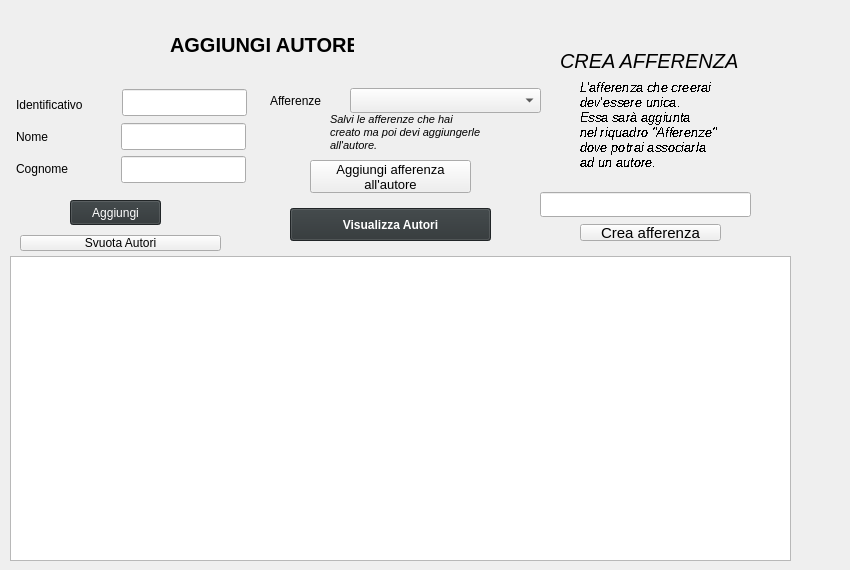
    <widget class="QWidget" name="PaginaAutori">
     <widget class="QLabel" name="ID">
      <property name="geometry">
       <rect>
        <x>16</x>
        <y>96</y>
        <width>91</width>
        <height>17</height>
       </rect>
      </property>
      <property name="text">
       <string>Identificativo</string>
      </property>
     </widget>
     <widget class="QLabel" name="Nome">
      <property name="geometry">
       <rect>
        <x>16</x>
        <y>128</y>
        <width>91</width>
        <height>17</height>
       </rect>
      </property>
      <property name="text">
       <string>Nome</string>
      </property>
     </widget>
     <widget class="QLabel" name="Cognome">
      <property name="geometry">
       <rect>
        <x>16</x>
        <y>160</y>
        <width>91</width>
        <height>17</height>
       </rect>
      </property>
      <property name="text">
       <string>Cognome</string>
      </property>
     </widget>
     <widget class="QLabel" name="TITLE">
      <property name="geometry">
       <rect>
        <x>170</x>
        <y>32</y>
        <width>184</width>
        <height>25</height>
       </rect>
      </property>
      <property name="font">
       <font>
        <pointsize>15</pointsize>
        <weight>75</weight>
        <bold>true</bold>
       </font>
      </property>
      <property name="text">
       <string>AGGIUNGI AUTORE</string>
      </property>
     </widget>
     <widget class="QLabel" name="Afferenze">
      <property name="geometry">
       <rect>
        <x>270</x>
        <y>88</y>
        <width>71</width>
        <height>25</height>
       </rect>
      </property>
      <property name="text">
       <string>Afferenze</string>
      </property>
     </widget>
     <widget class="QPushButton" name="AggiungiAutore">
      <property name="geometry">
       <rect>
        <x>70</x>
        <y>200</y>
        <width>91</width>
        <height>25</height>
       </rect>
      </property>
      <property name="styleSheet">
       <string notr="true">background-color: rgb(46, 52, 54);
color: rgb(255, 255, 255);</string>
      </property>
      <property name="text">
       <string>Aggiungi</string>
      </property>
     </widget>
     <widget class="QPlainTextEdit" name="StampaAutori">
      <property name="geometry">
       <rect>
        <x>10</x>
        <y>256</y>
        <width>781</width>
        <height>305</height>
       </rect>
      </property>
     </widget>
     <widget class="QPushButton" name="VisualizzaAutori">
      <property name="geometry">
       <rect>
        <x>290</x>
        <y>208</y>
        <width>201</width>
        <height>33</height>
       </rect>
      </property>
      <property name="font">
       <font>
        <weight>75</weight>
        <bold>true</bold>
       </font>
      </property>
      <property name="styleSheet">
       <string notr="true">background-color: rgb(46, 52, 54);
color: rgb(255, 255, 255);</string>
      </property>
      <property name="text">
       <string>Visualizza Autori</string>
      </property>
     </widget>
     <widget class="QLineEdit" name="NomeInput">
      <property name="geometry">
       <rect>
        <x>121</x>
        <y>123</y>
        <width>125</width>
        <height>27</height>
       </rect>
      </property>
      <property name="text">
       <string/>
      </property>
     </widget>
     <widget class="QLineEdit" name="IDinput">
      <property name="geometry">
       <rect>
        <x>122</x>
        <y>89</y>
        <width>125</width>
        <height>27</height>
       </rect>
      </property>
      <property name="text">
       <string/>
      </property>
     </widget>
     <widget class="QLineEdit" name="CognomeInput">
      <property name="geometry">
       <rect>
        <x>121</x>
        <y>156</y>
        <width>125</width>
        <height>27</height>
       </rect>
      </property>
     </widget>
     <widget class="QLineEdit" name="AfferenzaInput">
      <property name="geometry">
       <rect>
        <x>540</x>
        <y>192</y>
        <width>211</width>
        <height>25</height>
       </rect>
      </property>
      <property name="text">
       <string/>
      </property>
     </widget>
     <widget class="QLabel" name="TITLE_2">
      <property name="geometry">
       <rect>
        <x>560</x>
        <y>48</y>
        <width>191</width>
        <height>25</height>
       </rect>
      </property>
      <property name="font">
       <font>
        <pointsize>15</pointsize>
        <weight>50</weight>
        <italic>true</italic>
        <bold>false</bold>
       </font>
      </property>
      <property name="text">
       <string>CREA AFFERENZA</string>
      </property>
     </widget>
     <widget class="QComboBox" name="AfferenzeBox">
      <property name="geometry">
       <rect>
        <x>350</x>
        <y>88</y>
        <width>191</width>
        <height>25</height>
       </rect>
      </property>
     </widget>
     <widget class="QLabel" name="SpiegazioneAfferenze">
      <property name="geometry">
       <rect>
        <x>580</x>
        <y>64</y>
        <width>261</width>
        <height>121</height>
       </rect>
      </property>
      <property name="font">
       <font>
        <pointsize>10</pointsize>
        <italic>true</italic>
        <underline>false</underline>
        <strikeout>false</strikeout>
        <stylestrategy>NoAntialias</stylestrategy>
       </font>
      </property>
      <property name="text">
       <string>L'afferenza che creerai
dev'essere unica.
Essa sarà aggiunta
nel riquadro &quot;Afferenze&quot;
dove potrai associarla
ad un autore.</string>
      </property>
     </widget>
     <widget class="QPushButton" name="CreaAfferenza">
      <property name="geometry">
       <rect>
        <x>580</x>
        <y>224</y>
        <width>141</width>
        <height>17</height>
       </rect>
      </property>
      <property name="font">
       <font>
        <pointsize>11</pointsize>
       </font>
      </property>
      <property name="text">
       <string>Crea afferenza</string>
      </property>
     </widget>
     <widget class="QPushButton" name="AggiungiAfferenza">
      <property name="geometry">
       <rect>
        <x>310</x>
        <y>160</y>
        <width>161</width>
        <height>33</height>
       </rect>
      </property>
      <property name="font">
       <font>
        <pointsize>10</pointsize>
       </font>
      </property>
      <property name="text">
       <string>Aggiungi afferenza
all'autore</string>
      </property>
     </widget>
     <widget class="QLabel" name="label">
      <property name="geometry">
       <rect>
        <x>330</x>
        <y>104</y>
        <width>161</width>
        <height>57</height>
       </rect>
      </property>
      <property name="font">
       <font>
        <pointsize>8</pointsize>
        <italic>true</italic>
        <stylestrategy>PreferDefault</stylestrategy>
       </font>
      </property>
      <property name="frameShape">
       <enum>QFrame::NoFrame</enum>
      </property>
      <property name="frameShadow">
       <enum>QFrame::Plain</enum>
      </property>
      <property name="text">
       <string>Salvi le afferenze che hai
creato ma poi devi aggiungerle
all'autore.</string>
      </property>
     </widget>
     <widget class="QPushButton" name="SvuotaAutori">
      <property name="geometry">
       <rect>
        <x>20</x>
        <y>235</y>
        <width>201</width>
        <height>16</height>
       </rect>
      </property>
      <property name="text">
       <string>Svuota Autori</string>
      </property>
     </widget>
    </widget>
